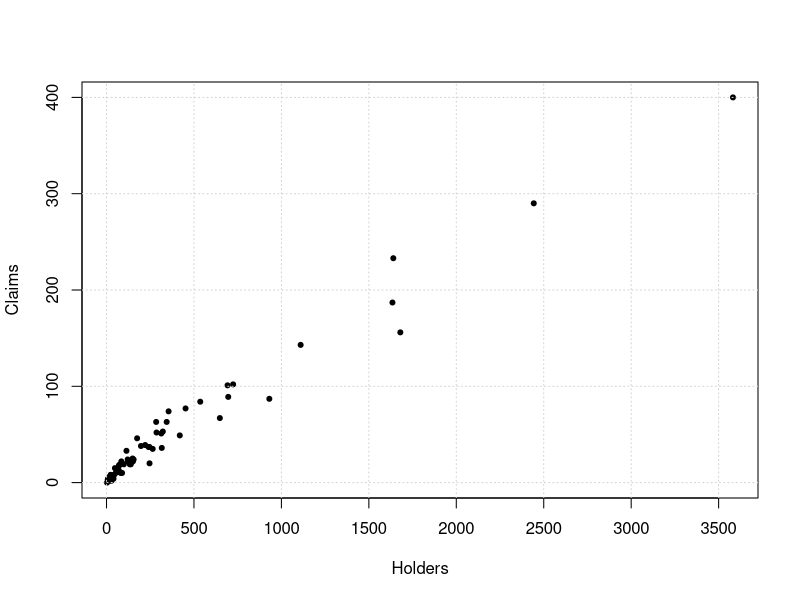

Source code (R):
## ---- chunk 1
knitr::opts_chunk$set(warning = FALSE, message = FALSE) 
## ---- chunk 2
library(MASS)
plot(Insurance$Holders, Insurance$Claims,
     xlab = 'Holders', ylab='Claims',
     pch=20)
grid()
## ---- chunk 3
NLL_Model1 <- function(theta, y, X)
{
  beta_0 = theta[1]
  beta_1 = theta[2]
  sigma = exp(theta[3])  # variance of error terms

  n = length(data)
  # -ve log likelihood function of normal distribution
  l = -sum(dnorm(y, mean = beta_0 + beta_1*X,
                 sd = sigma, log=T))
  return(l)
}
## ---- chunk 4
theta_initial1 = c(4, 0.15, 0.35)
fit_1 = optim(theta_initial1, NLL_Model1,
              y=Insurance$Claims,
              X=Insurance$Holders,
              control=list(maxit=1500))
theta_hat = fit_1$par

beta0_hat = theta_hat[1]
beta1_hat = theta_hat[2]
sigma_hat = exp(theta_hat[3])

paste0("Estimated beta0: ", beta0_hat)
paste0("Estimated beta1: ", beta1_hat)
paste0("Estimated sigma: ", sigma_hat)
## ---- chunk 5
NLL_Model2 <- function(theta, y, X)
{
  beta_0 = theta[1]
  beta_1 = theta[2]
  sigma = exp(theta[3])  # variance of error terms
  
  n = length(data)
  # Log likelihood function of Laplace distribution
  l = -(n*log(2*sigma) + 1/sigma*sum(abs(y - beta_0 - beta_1*X)))
  return(-l)
}
## ---- chunk 6
theta_initial2 = c(4, 0.15, 0.35)
fit_2 = optim(theta_initial2, NLL_Model2,
              y=Insurance$Claims,
              X=Insurance$Holders,
              control=list(maxit=1500))
theta_hat = fit_2$par

beta0_hat = theta_hat[1]
beta1_hat = theta_hat[2]
# variance of Laplace model is 2 * sigma^2
sigma_hat = exp(theta_hat[3])/sqrt(2)

paste0("Estimated beta0: ", beta0_hat)
paste0("Estimated beta1: ", beta1_hat)
paste0("Estimated sigma: ", sigma_hat)
## ---- chunk 7
NLL_Model3 <- function(theta, y, X)
{
  beta_0 = theta[1]
  beta_1 = theta[2]
  sigma = exp(theta[3])  # variance of error terms

  n = length(data)
  # -ve log likelihood function of log-normal distribution
  # Mean is given in question

  l = 0
  for (i in 1:n)
  {
    if (y[i] != 0)
    {
      l = l + dlnorm(y[i], meanlog = beta_0 + beta_1*log(X[i]),
                     sdlog = sigma, log=T)
    }
  }
  return(-l)
}
## ---- chunk 8
theta_initial3 = c(4.5, 0.15, 0.5)
fit_3 = optim(theta_initial3, NLL_Model3,
              y=Insurance$Claims,
              X=Insurance$Holders,
              control=list(maxit=1500))
theta_hat = fit_3$par

beta0_hat = theta_hat[1]
beta1_hat = theta_hat[2]
sigma_hat = exp(theta_hat[3])

paste0("Estimated beta0: ", beta0_hat)
paste0("Estimated beta1: ", beta1_hat)
paste0("Estimated sigma: ", sigma_hat)
## ---- chunk 9
get_BIC <- function(optim_fit, data=Insurance) {
  log(nrow(data)) * length(optim_fit$par) + 2 * optim_fit$value
}
## ---- chunk 10
library(dplyr)
BIC_scores <- tibble(
  BIC_model1 = get_BIC(fit_1),
  BIC_model2 = get_BIC(fit_2),
  BIC_model3 = get_BIC(fit_3),
)

BIC_scores
